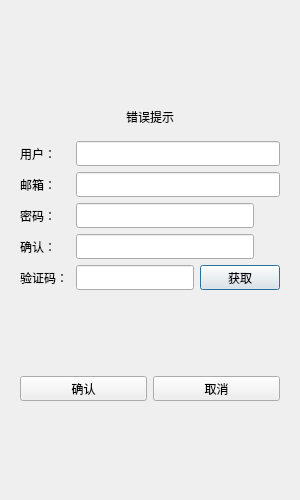
<?xml version="1.0" encoding="UTF-8"?>
<ui version="4.0">
 <class>RegisterDialog</class>
 <widget class="QDialog" name="RegisterDialog">
  <property name="geometry">
   <rect>
    <x>0</x>
    <y>0</y>
    <width>300</width>
    <height>500</height>
   </rect>
  </property>
  <property name="minimumSize">
   <size>
    <width>300</width>
    <height>500</height>
   </size>
  </property>
  <property name="maximumSize">
   <size>
    <width>300</width>
    <height>500</height>
   </size>
  </property>
  <property name="windowTitle">
   <string>Dialog</string>
  </property>
  <layout class="QVBoxLayout" name="verticalLayout">
   <item>
    <widget class="QStackedWidget" name="stackedWidget">
     <property name="currentIndex">
      <number>0</number>
     </property>
     <widget class="QWidget" name="page">
      <layout class="QVBoxLayout" name="verticalLayout_2">
       <item>
        <spacer name="verticalSpacer">
         <property name="orientation">
          <enum>Qt::Vertical</enum>
         </property>
         <property name="sizeHint" stdset="0">
          <size>
           <width>20</width>
           <height>69</height>
          </size>
         </property>
        </spacer>
       </item>
       <item>
        <widget class="QWidget" name="widget" native="true">
         <layout class="QVBoxLayout" name="verticalLayout_3">
          <item>
           <widget class="QLabel" name="err_tip">
            <property name="text">
             <string>错误提示</string>
            </property>
            <property name="alignment">
             <set>Qt::AlignCenter</set>
            </property>
           </widget>
          </item>
         </layout>
        </widget>
       </item>
       <item>
        <layout class="QHBoxLayout" name="horizontalLayout">
         <item>
          <widget class="QLabel" name="user_label">
           <property name="minimumSize">
            <size>
             <width>50</width>
             <height>25</height>
            </size>
           </property>
           <property name="maximumSize">
            <size>
             <width>16777215</width>
             <height>25</height>
            </size>
           </property>
           <property name="text">
            <string>用户：</string>
           </property>
          </widget>
         </item>
         <item>
          <widget class="QLineEdit" name="user_edit">
           <property name="minimumSize">
            <size>
             <width>0</width>
             <height>25</height>
            </size>
           </property>
           <property name="maximumSize">
            <size>
             <width>16777215</width>
             <height>25</height>
            </size>
           </property>
          </widget>
         </item>
        </layout>
       </item>
       <item>
        <layout class="QHBoxLayout" name="horizontalLayout_2">
         <item>
          <widget class="QLabel" name="email_label">
           <property name="minimumSize">
            <size>
             <width>50</width>
             <height>25</height>
            </size>
           </property>
           <property name="maximumSize">
            <size>
             <width>16777215</width>
             <height>25</height>
            </size>
           </property>
           <property name="text">
            <string>邮箱：</string>
           </property>
          </widget>
         </item>
         <item>
          <widget class="QLineEdit" name="email_edit">
           <property name="minimumSize">
            <size>
             <width>0</width>
             <height>25</height>
            </size>
           </property>
           <property name="maximumSize">
            <size>
             <width>16777215</width>
             <height>25</height>
            </size>
           </property>
          </widget>
         </item>
        </layout>
       </item>
       <item>
        <layout class="QHBoxLayout" name="horizontalLayout_3">
         <item>
          <widget class="QLabel" name="pass_label">
           <property name="minimumSize">
            <size>
             <width>50</width>
             <height>25</height>
            </size>
           </property>
           <property name="maximumSize">
            <size>
             <width>16777215</width>
             <height>25</height>
            </size>
           </property>
           <property name="text">
            <string>密码：</string>
           </property>
          </widget>
         </item>
         <item>
          <widget class="QLineEdit" name="pass_edit">
           <property name="minimumSize">
            <size>
             <width>0</width>
             <height>25</height>
            </size>
           </property>
           <property name="maximumSize">
            <size>
             <width>16777215</width>
             <height>25</height>
            </size>
           </property>
          </widget>
         </item>
         <item>
          <widget class="ClickedLabel" name="pass_visible">
           <property name="minimumSize">
            <size>
             <width>20</width>
             <height>20</height>
            </size>
           </property>
           <property name="maximumSize">
            <size>
             <width>20</width>
             <height>20</height>
            </size>
           </property>
           <property name="text">
            <string/>
           </property>
          </widget>
         </item>
        </layout>
       </item>
       <item>
        <layout class="QHBoxLayout" name="horizontalLayout_4">
         <item>
          <widget class="QLabel" name="confirm_label">
           <property name="minimumSize">
            <size>
             <width>50</width>
             <height>25</height>
            </size>
           </property>
           <property name="maximumSize">
            <size>
             <width>16777215</width>
             <height>25</height>
            </size>
           </property>
           <property name="text">
            <string>确认：</string>
           </property>
          </widget>
         </item>
         <item>
          <widget class="QLineEdit" name="confirm_edit">
           <property name="minimumSize">
            <size>
             <width>0</width>
             <height>25</height>
            </size>
           </property>
           <property name="maximumSize">
            <size>
             <width>16777215</width>
             <height>25</height>
            </size>
           </property>
          </widget>
         </item>
         <item>
          <widget class="ClickedLabel" name="confirm_visible">
           <property name="minimumSize">
            <size>
             <width>20</width>
             <height>20</height>
            </size>
           </property>
           <property name="maximumSize">
            <size>
             <width>20</width>
             <height>20</height>
            </size>
           </property>
           <property name="text">
            <string/>
           </property>
          </widget>
         </item>
        </layout>
       </item>
       <item>
        <layout class="QHBoxLayout" name="horizontalLayout_5">
         <item>
          <widget class="QLabel" name="verify_label">
           <property name="minimumSize">
            <size>
             <width>50</width>
             <height>25</height>
            </size>
           </property>
           <property name="maximumSize">
            <size>
             <width>16777215</width>
             <height>25</height>
            </size>
           </property>
           <property name="text">
            <string>验证码：</string>
           </property>
          </widget>
         </item>
         <item>
          <widget class="QLineEdit" name="verify_edit">
           <property name="minimumSize">
            <size>
             <width>0</width>
             <height>25</height>
            </size>
           </property>
           <property name="maximumSize">
            <size>
             <width>16777215</width>
             <height>25</height>
            </size>
           </property>
          </widget>
         </item>
         <item>
          <widget class="TimerBtn" name="get_code">
           <property name="minimumSize">
            <size>
             <width>0</width>
             <height>25</height>
            </size>
           </property>
           <property name="maximumSize">
            <size>
             <width>16777215</width>
             <height>25</height>
            </size>
           </property>
           <property name="text">
            <string>获取</string>
           </property>
          </widget>
         </item>
        </layout>
       </item>
       <item>
        <spacer name="verticalSpacer_2">
         <property name="orientation">
          <enum>Qt::Vertical</enum>
         </property>
         <property name="sizeHint" stdset="0">
          <size>
           <width>20</width>
           <height>68</height>
          </size>
         </property>
        </spacer>
       </item>
       <item>
        <layout class="QHBoxLayout" name="horizontalLayout_6">
         <item>
          <widget class="QPushButton" name="sure_btn">
           <property name="minimumSize">
            <size>
             <width>0</width>
             <height>25</height>
            </size>
           </property>
           <property name="maximumSize">
            <size>
             <width>16777215</width>
             <height>25</height>
            </size>
           </property>
           <property name="text">
            <string>确认</string>
           </property>
          </widget>
         </item>
         <item>
          <widget class="QPushButton" name="cancel_btn">
           <property name="minimumSize">
            <size>
             <width>0</width>
             <height>25</height>
            </size>
           </property>
           <property name="maximumSize">
            <size>
             <width>16777215</width>
             <height>25</height>
            </size>
           </property>
           <property name="text">
            <string>取消</string>
           </property>
          </widget>
         </item>
        </layout>
       </item>
       <item>
        <spacer name="verticalSpacer_3">
         <property name="orientation">
          <enum>Qt::Vertical</enum>
         </property>
         <property name="sizeHint" stdset="0">
          <size>
           <width>20</width>
           <height>69</height>
          </size>
         </property>
        </spacer>
       </item>
      </layout>
     </widget>
     <widget class="QWidget" name="page_2">
      <layout class="QVBoxLayout" name="verticalLayout_4">
       <item>
        <spacer name="verticalSpacer_5">
         <property name="orientation">
          <enum>Qt::Vertical</enum>
         </property>
         <property name="sizeHint" stdset="0">
          <size>
           <width>20</width>
           <height>123</height>
          </size>
         </property>
        </spacer>
       </item>
       <item>
        <widget class="QLabel" name="tip_lb">
         <property name="text">
          <string>注册成功，5s后返回</string>
         </property>
         <property name="alignment">
          <set>Qt::AlignCenter</set>
         </property>
        </widget>
       </item>
       <item>
        <widget class="QLabel" name="tip_lb2">
         <property name="text">
          <string>可点击返回按钮直接返回登录界面</string>
         </property>
         <property name="alignment">
          <set>Qt::AlignCenter</set>
         </property>
        </widget>
       </item>
       <item>
        <spacer name="verticalSpacer_4">
         <property name="orientation">
          <enum>Qt::Vertical</enum>
         </property>
         <property name="sizeHint" stdset="0">
          <size>
           <width>20</width>
           <height>122</height>
          </size>
         </property>
        </spacer>
       </item>
       <item>
        <layout class="QHBoxLayout" name="horizontalLayout_7">
         <item>
          <spacer name="horizontalSpacer">
           <property name="orientation">
            <enum>Qt::Horizontal</enum>
           </property>
           <property name="sizeHint" stdset="0">
            <size>
             <width>40</width>
             <height>20</height>
            </size>
           </property>
          </spacer>
         </item>
         <item>
          <widget class="QPushButton" name="return_btn">
           <property name="sizePolicy">
            <sizepolicy hsizetype="Minimum" vsizetype="Fixed">
             <horstretch>0</horstretch>
             <verstretch>25</verstretch>
            </sizepolicy>
           </property>
           <property name="minimumSize">
            <size>
             <width>0</width>
             <height>25</height>
            </size>
           </property>
           <property name="text">
            <string>返回登录</string>
           </property>
          </widget>
         </item>
         <item>
          <spacer name="horizontalSpacer_2">
           <property name="orientation">
            <enum>Qt::Horizontal</enum>
           </property>
           <property name="sizeHint" stdset="0">
            <size>
             <width>40</width>
             <height>20</height>
            </size>
           </property>
          </spacer>
         </item>
        </layout>
       </item>
       <item>
        <spacer name="verticalSpacer_6">
         <property name="orientation">
          <enum>Qt::Vertical</enum>
         </property>
         <property name="sizeHint" stdset="0">
          <size>
           <width>20</width>
           <height>40</height>
          </size>
         </property>
        </spacer>
       </item>
      </layout>
     </widget>
    </widget>
   </item>
  </layout>
 </widget>
 <customwidgets>
  <customwidget>
   <class>TimerBtn</class>
   <extends>QPushButton</extends>
   <header>timerbtn.h</header>
  </customwidget>
  <customwidget>
   <class>ClickedLabel</class>
   <extends>QLabel</extends>
   <header>clickedlabel.h</header>
  </customwidget>
 </customwidgets>
 <resources/>
 <connections/>
</ui>
